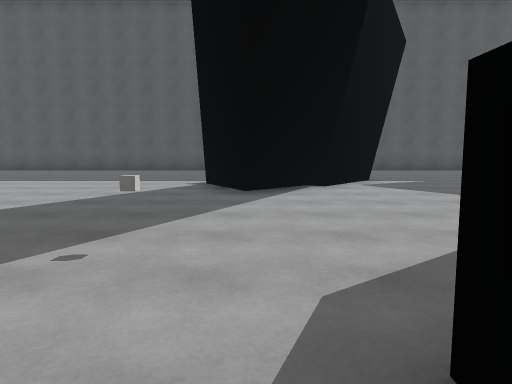
View 1 (above)

16 first-person views from a walk through a 3-D level made in the Unity game engine. The camera is 1.3 m above the floor, tilts 6° down and sees 70° across. The floor is counted in squares, 2 m on a side. Each view is taken from the middle of a square. On the plan, view 1 faces up. The plan holds only what a view shows up to about 11 squares ahead; the rest is blank. The place goes on beyond the plan. The player character is not drawn. Surface patterns are stand-ins for the level's own textures.

View 2
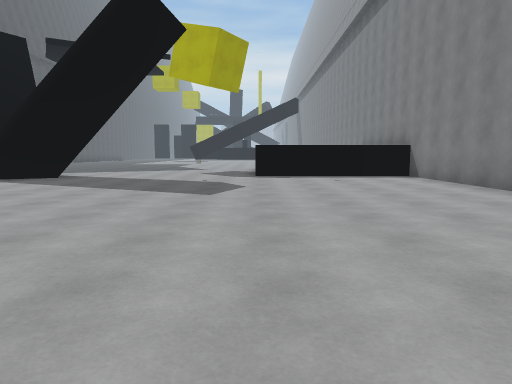

View 3
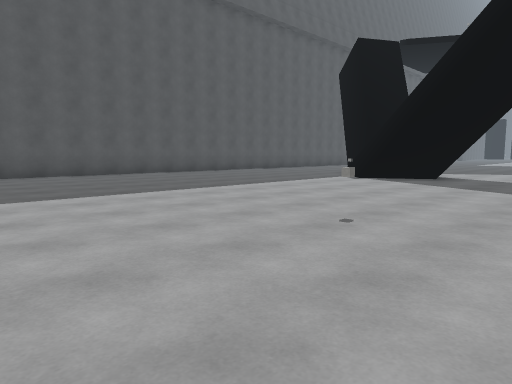

View 4
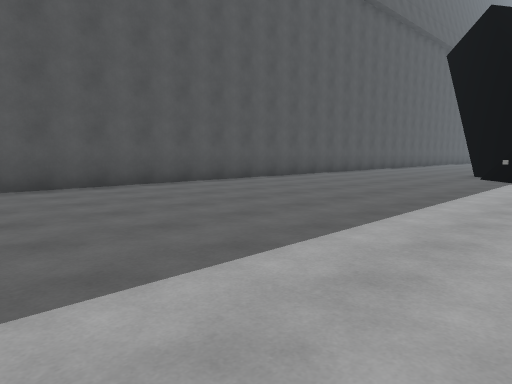

View 5
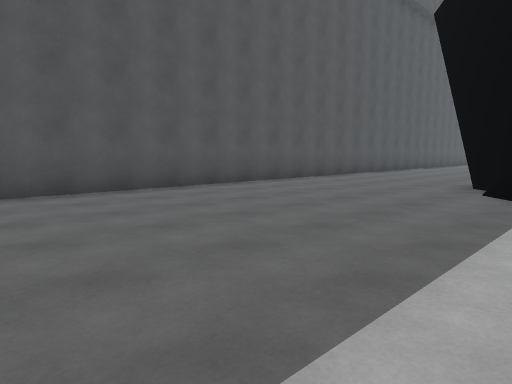

View 6
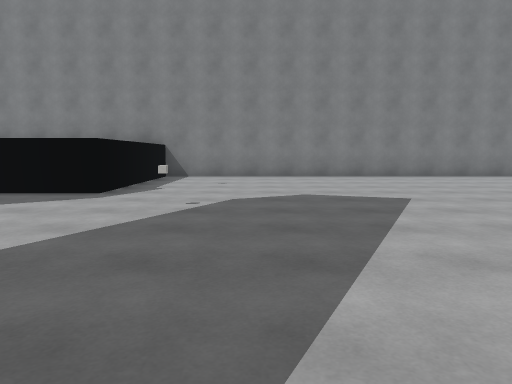

View 7
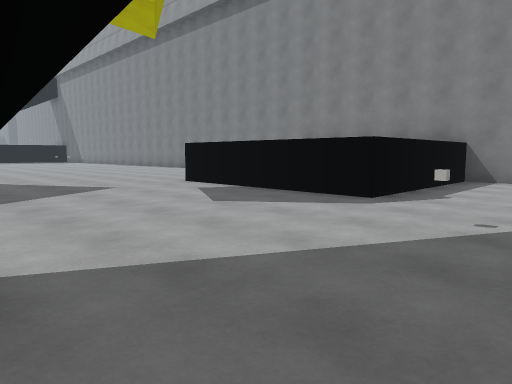

View 8
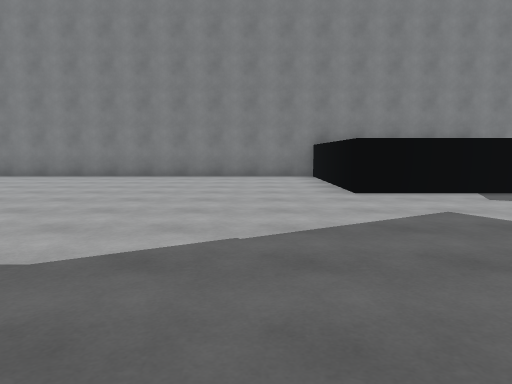

View 9
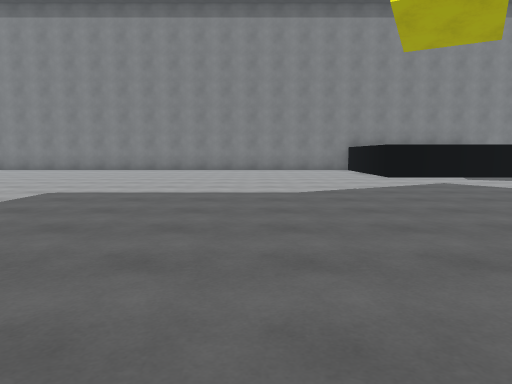

View 10
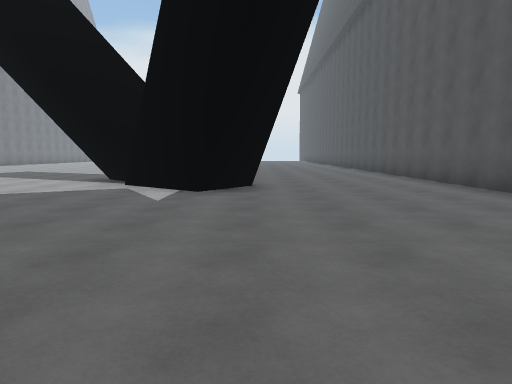

View 11
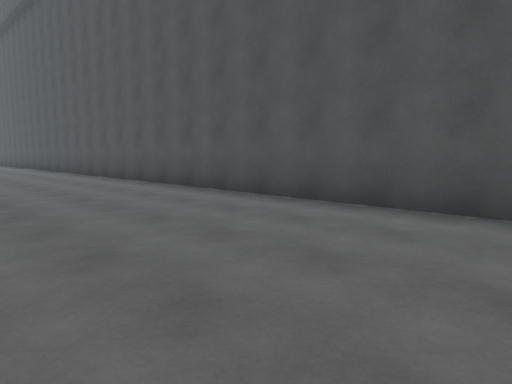

View 12
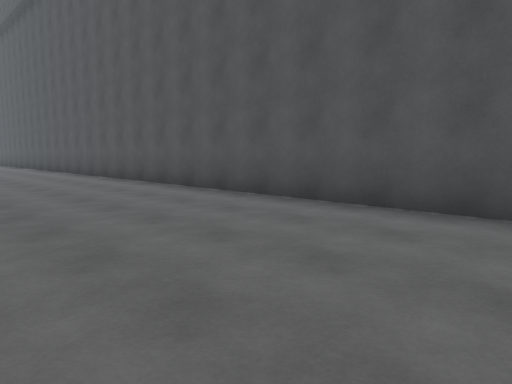

View 13
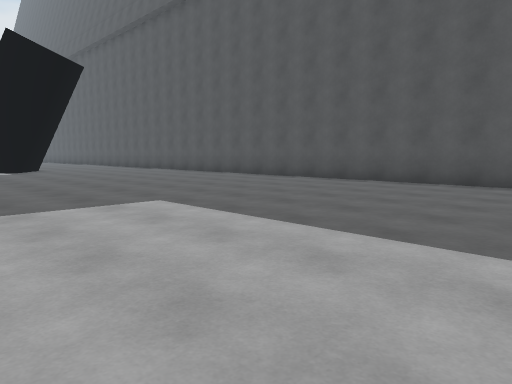

View 14
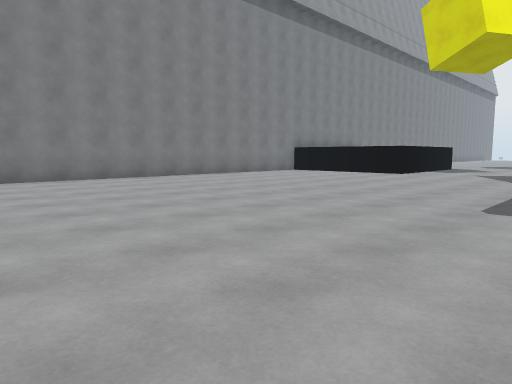

View 15
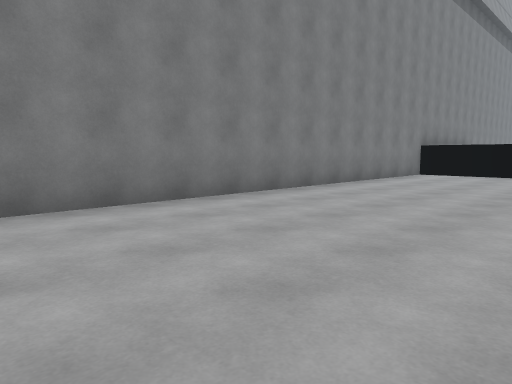

View 16
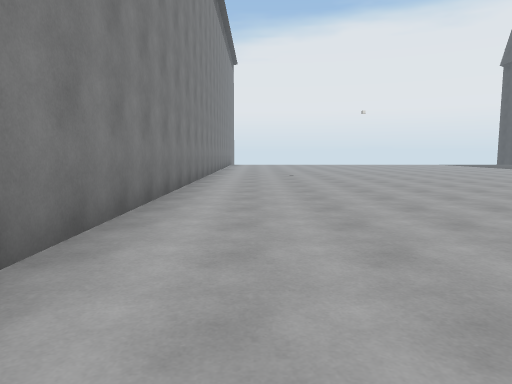

### Floor plan
Points are (right, up) in squares from view 1. A wall is a line through its corners. A room is listed if a view was taken in it or the views show most of it. See-through windows are left out.
Room 1 (views 1, 2, 3, 4, 5, 6, 7, 16)
walls: (-0.9, 7.5) (0.2, 8.5); (-0.9, 7.6) (0.1, 8.6); (-0.3, 5.9) (-1, 7.3); (0.8, 8.9) (1.7, 10); (-10.5, -3.4) (0.6, -3.4) (0.6, 1) (1.6, 1); (3.4, 14.2) (-8.8, 14.2)
low walls: (-1.1, 7.8) (0.6, 9.4); (-0.1, 6.1) (-0.9, 7.5)
ways out: opening at (0.8, 3.5) to room 2; opening at (2.5, 12.5) to room 2
objects: other object (-7, 5); cube (-1, 2)
Room 2 (views 8, 9, 10, 11, 12, 13, 14, 15)
walls: (2.9, 9.1) (1.5, 7.4) (1.2, 7.6) (1.5, 7.1); (1.6, 7.4) (-0.1, 5.7); (1.8, 10.1) (3, 9.2); (1.6, 1) (5.4, 1) (5.4, -3.4) (16.2, -3.4); (16.4, 14.2) (3.4, 14.2)
low walls: (1.4, 7.5) (-0.1, 6.1); (1.7, 10) (2.9, 9.1)
ways out: opening at (0.8, 3.5) to room 1; opening at (2.5, 12.5) to room 1

Positions as (right, up) in squares from view 1, and headings:
1: (0, 0), facing up
2: (-10, 1), facing right
3: (-10, 3), facing up-right
4: (-10, 7), facing up-right
5: (-6, 8), facing up-right
6: (-2, 7), facing down
7: (-2, 6), facing down-right
8: (7, 7), facing down
9: (9, 11), facing down
10: (9, 10), facing left
11: (11, 10), facing up-left
12: (17, 10), facing up-left
13: (17, 6), facing up-left
14: (17, 6), facing down-left
15: (17, 1), facing down-left
16: (-2, -2), facing left
